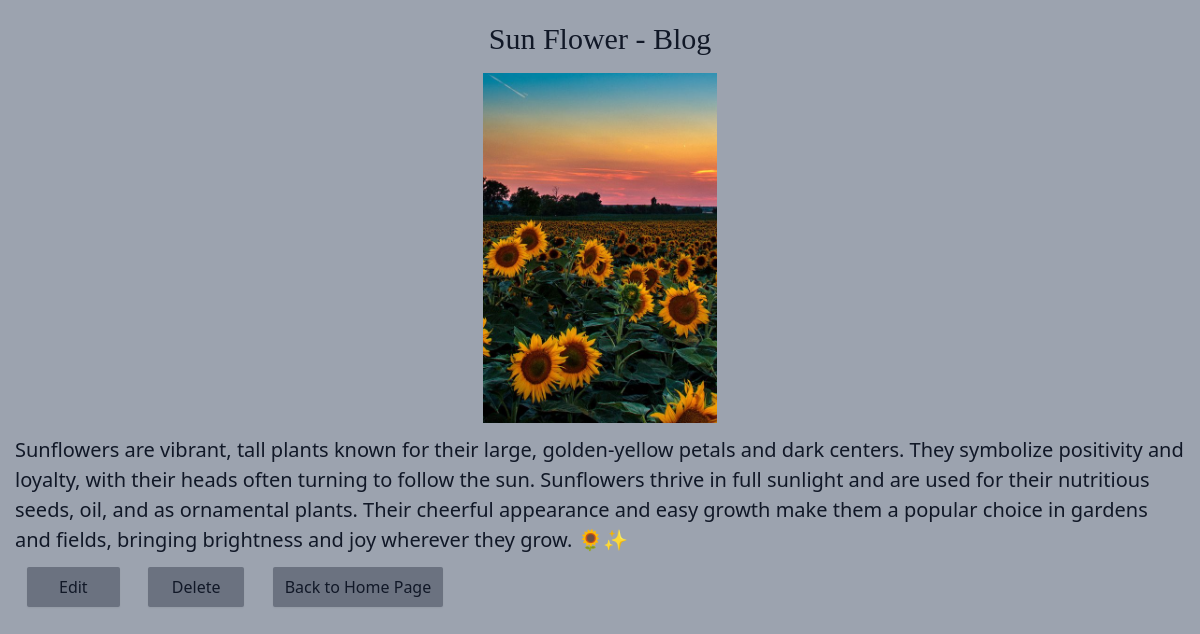
Page /6 on the committed database.
### gallery/models.py (models this page shows, shortened)
class Product(models.Model):
    name = models.CharField(max_length=225)
    description = models.TextField()
    image = models.ImageField(upload_to='products/')
    created_at = models.DateTimeField(auto_now_add=True)
    updated_at = models.DateTimeField(auto_now=True)

### gallery/views.py (the view)
# urls.py: path('<int:pk>',views.product_detail,name='product_detail'),
def product_detail(request,pk):
    product = Product.objects.get(pk=pk)
    return render(request, 'gallery/product_detail.html', {'product': product})

### gallery/templates/gallery/product_detail.html (shortened to what this page needs)
{% extends 'gallery/layout.html' %}
{% block body %}
<div class="max-w-[1320px]">
    <div class="max-w-[1170px] mx-auto mt-4">
        <div>
            <h1 class="font-serif text-[30px] text-center pb-3">{{product.name}} - Blog</h1>
            <div class="flex justify-center items-center pb-3">
                <img src="{{product.image.url}}" alt="" class="max-h-[350px]">
            </div>
            <p class="text-[20px]">{{product.description}}</p>
            <a href="{% url 'edit_product' product.pk %}"><button class="py-2 px-8 rounded-sm m-3 shadow-sm bg-gray-500 hover:bg-zinc-500">Edit</button></a>
            <a href="{% url 'delete_product' product.pk %}"><button class="py-2 px-6 rounded-sm m-3 shadow-sm hover:bg-zinc-500 bg-gray-500">Delete</button></a>
            <a href="{% url 'product_list' %}"><button class="py-2 px-3 rounded-sm m-3 shadow-sm hover:bg-zinc-500 bg-gray-500">Back to Home Page</button></a>
        </div>
    </div>
</div>
{% endblock %}

### rows in the picture
Product: name "Sun Flower", image (picture), description "Sunflowers are vibrant, tall plants known for their large, golden-yellow petals and dark centers. They symbolize positivity and loyalty, with their heads often turning to follow the sun. Sunflowers thrive in full sunlight and are used for their nutritious seeds, oil, and as ornamental plants. Their cheerful appearance and easy growth make them a popular choice in gardens and fields, bringing brightness and joy wherever they grow. 🌻✨"
